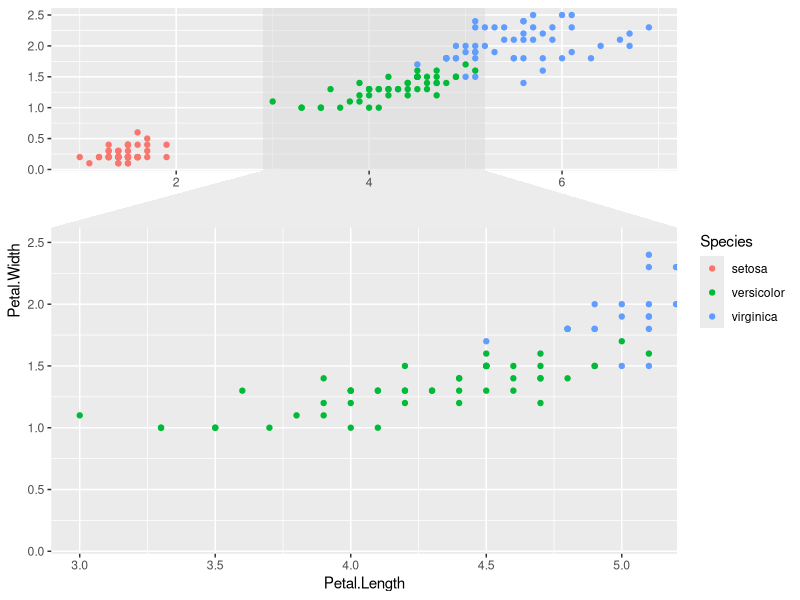
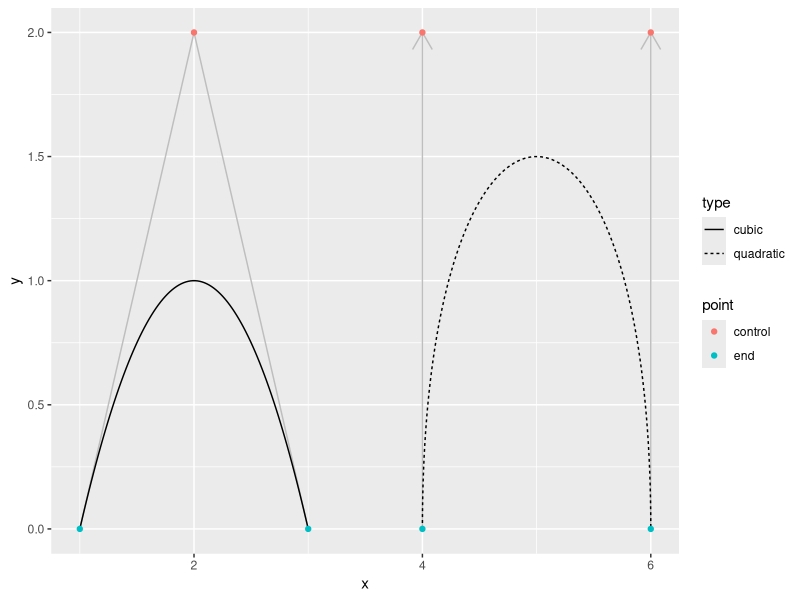

The R script that drew these images, in order:
## ---- facet-zoom
library(ggforce)
ggplot(iris, aes(Petal.Length, Petal.Width, colour = Species)) +
  geom_point() +
  facet_zoom(x = Species == "versicolor")

## ---- geom-bezier
beziers <- data.frame(
  x = c(1, 2, 3, 4, 4, 6, 6),
  y = c(0, 2, 0, 0, 2, 2, 0),
  type = rep(c('cubic', 'quadratic'), c(3, 4)),
  point = c('end', 'control', 'end', 'end', 'control', 'control', 'end'),
  colour = letters[1:7]
)
help_lines <- data.frame(
  x = c(1, 3, 4, 6),
  xend = c(2, 2, 4, 6),
  y = 0,
  yend = 2
)

# See how control points affect the bezier
ggplot() +
  geom_segment(aes(x = x, xend = xend, y = y, yend = yend),
               data = help_lines,
               arrow = arrow(length = unit(c(0, 0, 0.5, 0.5), 'cm')),
               colour = 'grey') +
  geom_bezier(aes(x = x, y = y, group = type, linetype = type),
              data = beziers) +
  geom_point(aes(x = x, y = y, colour = point),
             data = beziers)
